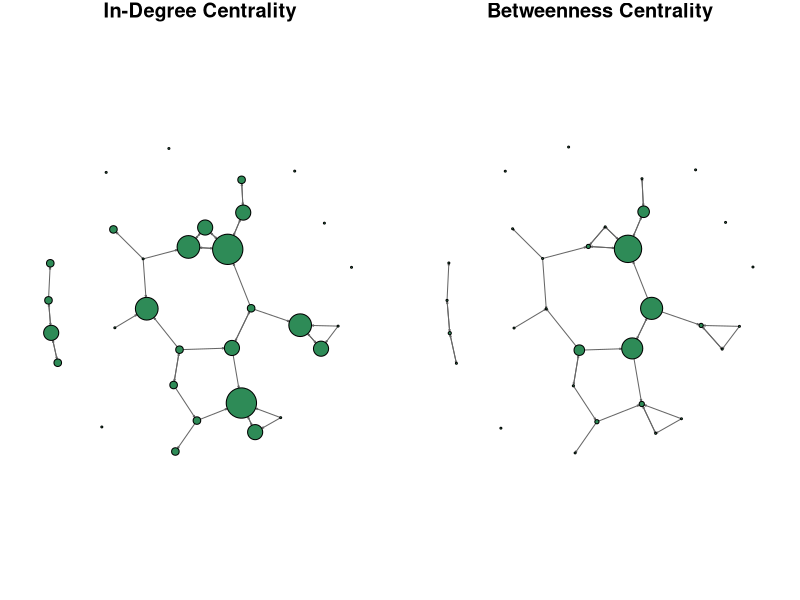

Here is the R script that generated this plot:
# HW2: Network Cohesion & Centrality --------------------------------------

# Run this script from the repository directory; all inputs use project-relative paths.

# load igraph library
library(igraph)

# read in friend data (links)
friend_links <- read.csv("teacher-friendship-adjacency.csv", header = T, row.names = 1)

# read in attribute data (nodes)
friend_nodes <- read.csv("teacher-network-attributes.csv", header = T, row.names = 1)

# creating graph object
friends_network <- graph_from_adjacency_matrix(as.matrix(friend_links), mode = "directed")


## QUESTIONS --------------------------------------------------------------

# Question 1: Describing cohesion (typed in separate doc). 

# Question 2: Describing centrality (typed in separate doc).

# Question 3: Finding number of weak components in friends graph
components(friends_network,mode = "weak") # 8

# Question 4: Finding the density of the friends graph
edge_density(friends_network, loops = F) # 0.042

# Question 5: Finding the compactness of the network (using func from R Markdown)
compactness <- function(friends_network) {
  gra.geo <- distances(friends_network) ## generate geodesic distances
  gra.rdist <- 1/gra.geo  ## reciprocal of geodesics
  diag(gra.rdist) <- NA   ## assign NA to diagonal
  gra.rdist[gra.rdist == 0] <- 0 
  # Compactness = mean of reciprocal distances
  comp.igph <- mean(gra.rdist, na.rm=TRUE) 
  return(comp.igph)
}
compactness(friends_network)

# Question 6: Finding the dyadic reciprocity
reciprocity(friends_network, mode = c("ratio")) # 0.393

# Question 7: Finding the global clustering coefficient
transitivity(friends_network, type = "global") # 0.2

# Question 8: Interpreting each of the measures above (typed in separate doc).

# Generating the in-degree and betweeness for the graph to answer the last few questions
friends_in_degree <- degree(friends_network, mode = "in")
friends_betweenness <- betweenness(friends_network, directed = T, normalized = T)

# Create a data frame with both the centrality measures
centrality_data <- data.frame(friends_in_degree, friends_betweenness)

# Question 9: Identifying the two most central actors as measured by in-degree
centrality_data[order(-centrality_data$friends_in_degree),][1:2,]

# Question 10: Identifying the two most central actors as measured by betweenness
centrality_data[order(-centrality_data$friends_betweenness),][1:2,]

# Question 11: Explaining how the two measures can identify different central
# actors and describing which would best describe "popularity". (typed in separate doc)

# Plotting two graphs with one weighted by in-degree and the other by betweenness

# creating our grid
par(mfrow=c(1,2), mar=c(1,1,1,1))

# set seed
set.seed(123)

# plot in-degree
plot(friends_network, 
     # vertex size based on in-degree
     vertex.size = centrality_data$friends_in_degree*5, 
     # no vertex labels
     vertex.label = NA,
     # arrow size
     edge.arrow.size = 0.1, 
     # vertex color
     vertex.color = "seagreen",
     # edge color
     edge.color = "gray40",
     # title
     main = "In-Degree Centrality")

# set seed
set.seed(123)

# plot betweenness
plot(friends_network, 
     # vertex size based on betweenness
     vertex.size = centrality_data$friends_betweenness*600,
     # no vertex labels
     vertex.label = NA, 
     # arrow size
     edge.arrow.size = 0.1, 
     # vertex color
     vertex.color = "seagreen",
     # edge color
     edge.color = "gray40",
     # title
     main = "Betweenness Centrality")
